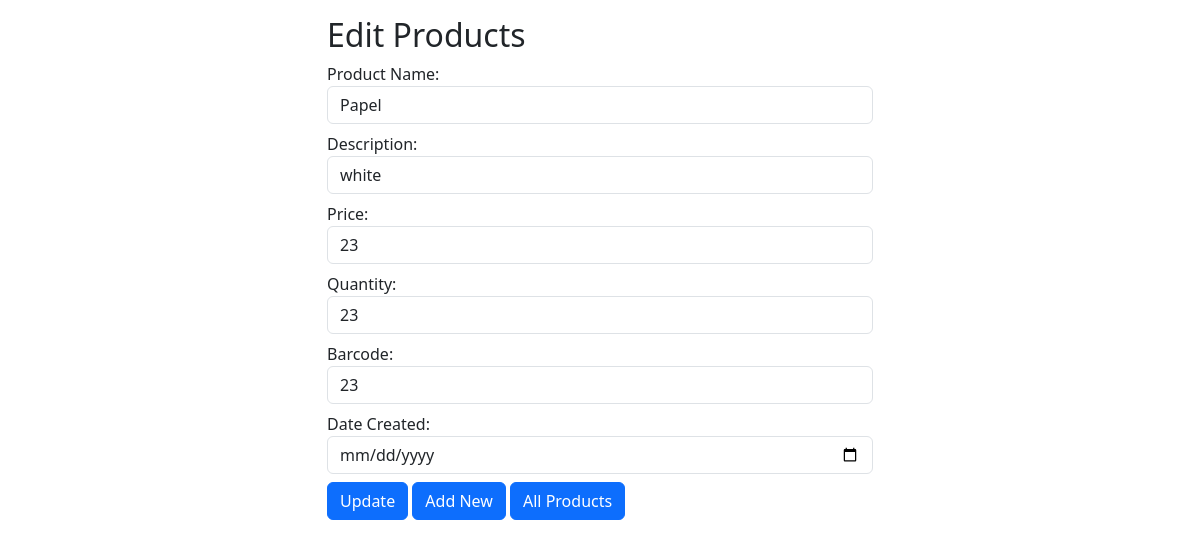
The page /edit.php?id=1 on the database its author committed.
### tables this page shows
CREATE TABLE `products` (
  `id` int(11) NOT NULL,
  `name` text NOT NULL,
  `description` text NOT NULL,
  `price` text NOT NULL,
  `quantity` text NOT NULL,
  `barcode` text NOT NULL,
  `created_at` datetime NOT NULL DEFAULT current_timestamp(),
  `updated_at` datetime NOT NULL DEFAULT '0000-00-00 00:00:00' ON UPDATE current_timestamp()
);

### edit.php (the view, shortened to what this page needs)
<?php
include 'database.php';
?>
<!DOCTYPE html>
<html>
<head>
    <link rel="stylesheet" href="https://cdn.jsdelivr.net/npm/bootstrap@5.3.2/dist/css/bootstrap.min.css">
</head>
<body>
    <div class="container">
        <div class="row mt-3">
            <div class="col-sm-6 mx-auto">
                <h2>Edit Products</h2>
                <?php
                $id = !empty($_GET['id']) ? $_GET['id'] : '';
                $sql = 'select * from products where id = ?';
                $stmt = $con->prepare($sql);
                $stmt->execute(array($id));
                $products = $stmt->fetch();
                ?>
                  <form action="" method="POST">
                    <div class="form-group">
                      <label for="name">Product Name:</label>
                      <input type="text" class="form-control" id="name" placeholder="Enter Name" name="name"  value="<?php echo $products['name'];?>">
                    </div>
                    <div class="form-group">
                      <label for="description">Description:</label>
                      <input type="text" class="form-control" id="description" placeholder="Enter Description" name="description" value="<?php echo $products['description'];?>">
                    </div>
                    <div class="form-group">
                      <label for="price">Price:</label>
                      <input type="text" class="form-control" id="price" placeholder="Enter Price" name="price" value="<?php echo $products['price'];?>">
                    </div>
                    <div class="form-group">
                      <label for="quantity">Quantity:</label>
                      <input type="text" class="form-control" id="quantity" placeholder="Enter Quantity" name="quantity"  value="<?php echo $products['quantity'];?>">
                    </div>
                    <div class="form-group">
                      <label for="barcode">Barcode:</label>
                      <input type="text" class="form-control" id="barcode" placeholder="Enter Barcode" name="barcode" value="<?php echo $products['barcode'];?>">
                    </div>
                    <div class="form-group">
                      <label for="created_at">Date Created:</label>
                      <input type="date" class="form-control" id="created_at" placeholder="Enter Date Created" name="created_at" value="<?php echo $products['created_at'];?>">
                    </div>
                    <button type="submit" name="submit" class="btn btn-primary">Update</button>&nbsp;<a href="addProducts.php" class="btn btn-primary" role="button">Add New</a>&nbsp;<a href="index.php" class="btn btn-primary" role="button">All Products</a>
                  </form>
            </div>
        </div>
    </div>
</body>
</html>

### edit.php (style rules this page uses)
.form-group { margin-bottom: 8px; }

### rows shown on the page
products: name "Papel", description "white", price "23", quantity "23", barcode "23"
